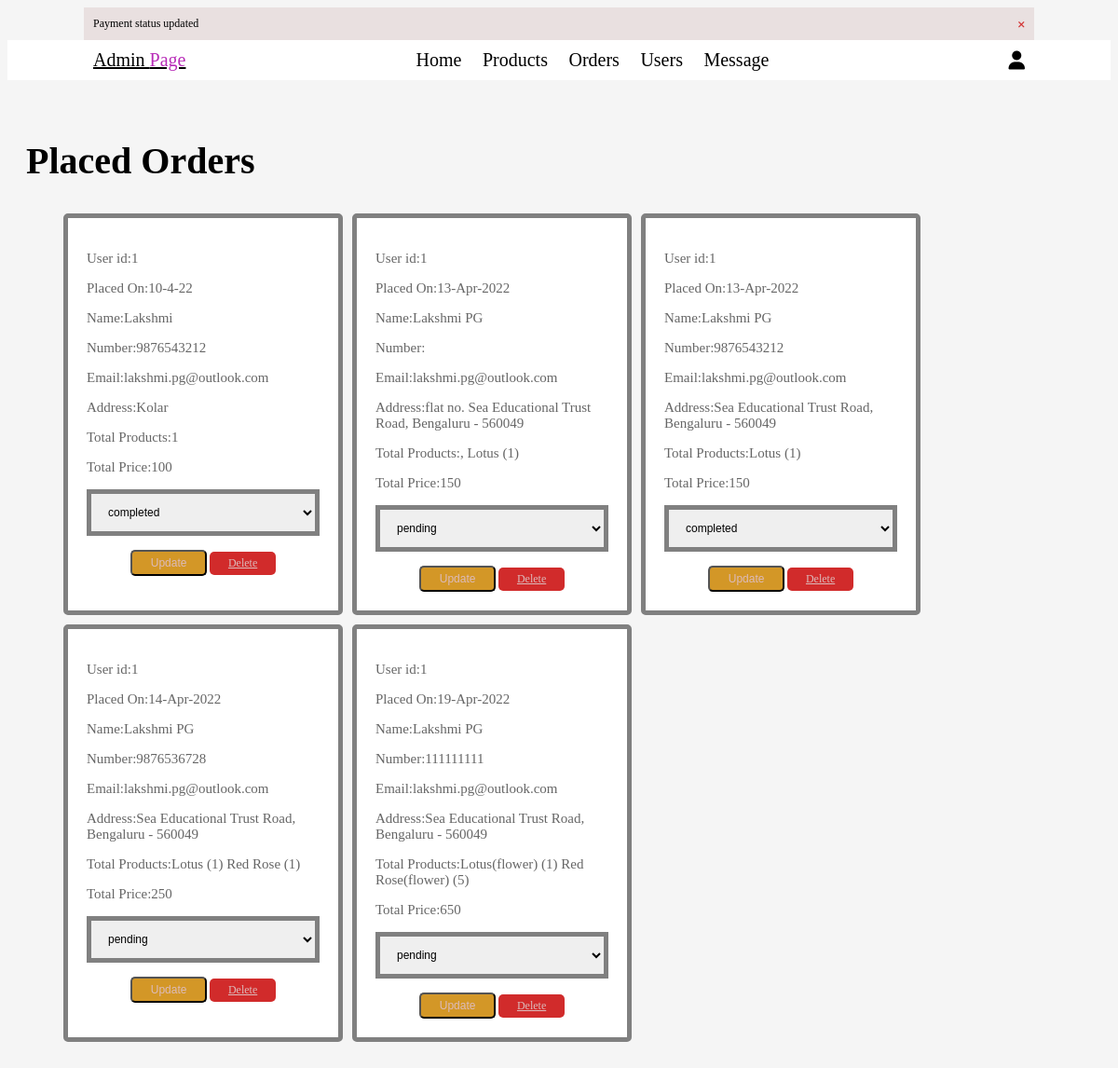
Page /orders.php (signed in) on the committed database.
### tables this page shows
CREATE TABLE `orders` (
  `id` int(11) NOT NULL,
  `user_id` varchar(255) NOT NULL,
  `name` varchar(255) NOT NULL,
  `number` varchar(255) NOT NULL,
  `email` varchar(255) NOT NULL,
  `address` varchar(255) NOT NULL,
  `total_products` varchar(255) NOT NULL,
  `total_price` varchar(255) NOT NULL,
  `placed_on` varchar(255) NOT NULL,
  `payment_status` varchar(255) NOT NULL DEFAULT 'pending'
);

### orders.php (the view, shortened to what this page needs)
<?php
include('config.php');
$admin_id=$_SESSION['admin_id'];
if(isset($admin_id)){
$order_id=$_POST['order_id'];
$update_payment=$_POST['update_payment'];
mysqli_query($conn, "update orders set payment_status='$update_payment' where id='$order_id'") or die('query failed');
}
?>
<!DOCTYPE html>
<html lang="en">
<head>
    <link rel="stylesheet" href="css/admin.css">
    <link rel="stylesheet" href="https://cdnjs.cloudflare.com/ajax/libs/font-awesome/6.1.1/css/all.min.css">
</head>
<body>
<?php include('admin_header.php');?>
<section class="placed-orders">
<h1 class="title">Placed Orders</h1>
<div class="box-container">
<?php
$select_orders=mysqli_query($conn,"select * from orders")or die('query failed');
if(mysqli_num_rows($select_orders)>0){
while($fetch_orders=mysqli_fetch_assoc($select_orders)){
?>
<div class="box">
<p>User id:<span><?php echo $fetch_orders['user_id'];?></span></p>
<p>Placed On:<span><?php echo $fetch_orders['placed_on'];?></span></p>
<p>Name:<span><?php echo $fetch_orders['name'];?></span></p>
<p>Number:<span><?php echo $fetch_orders['number'];?></span></p>
<p>Email:<span><?php echo $fetch_orders['email'];?></span></p>
<p>Address:<span><?php echo $fetch_orders['address'];?></span></p>
<p>Total Products:<span><?php echo $fetch_orders['total_products'];?></span></p>
<p>Total Price:<span><?php echo $fetch_orders['total_price'];?></span></p>
<form action="" method="POST">
<select name="update_payment">
<option disabled selected><?php echo $fetch_orders['payment_status'];?></option>
<option value="completed">completed</option>    </select>
<input type="submit" name="update_order" value="update" class="option-btn">
<a href="orders.php?delete=<?php echo $fetch_orders['id'];?>" class="delete-btn" onclick="return confirm('Delete order?');">Delete</a>
</form>
</div>
<?php
}
}else{
echo '<p class="empty">Orders Not Placed</p>';
}
?>
</div></section> <script src="js/admin.js"></script></body></html>

### css/admin.css (style rules this page uses)
html { font-size:62.5%; scroll-behavior: smooth; scroll-padding-top: 6rem; overflow-x: hidden; }
body { background:whitesmoke ; }
section { padding:3rem 2rem; }
.title { font-size: 4rem; }
.btn,.delete-btn,.option-btn { display: inline-block; border-radius:.5rem; margin-top:1rem; font-size:1.2rem; color:rgb(220, 187, 187); cursor:pointer; padding:.5rem 2rem; text-transform: capitalize; }
.delete-btn { background-color: rgb(209, 43, 43); }
.option-btn { background-color: rgb(211, 151, 39); }
.placed-orders .box-container { display: grid; grid-template-columns: repeat(auto-fit,30rem); gap:1rem; max-width: 1000px; justify-content:center; }
.placed-orders .box-container .box { padding:2rem; border:.5rem solid grey; background-color: white; box-shadow: #999; border-radius: .5rem; }
.placed-orders .box-container .box p { margin-bottom: 1rem; font-size: 1.5rem; color:#666; }
.placed-orders .box-container .box form { text-align: center; }
.placed-orders .box-container .box form select { width:100%; border:.5rem solid gray; padding:1.2rem 1.4rem; font-size: 1.2rem; color:black; border:.5rem solid gray; margin:.5rem 0; }

### rows in the picture
orders: user "1", placed_on "10-4-22", name "Lakshmi", number "9876543212", email "lakshmi.pg@outlook.com", address "Kolar", total_products "1", total_price "100", update_payment "completed"
orders: user "1", placed_on "13-Apr-2022", name "Lakshmi PG", email "lakshmi.pg@outlook.com", address "flat no. Sea Educational Trust Road, Bengaluru - 560049", total_products ", Lotus (1)", total_price "150", update_payment "pending"
orders: user "1", placed_on "13-Apr-2022", name "Lakshmi PG", number "9876543212", email "lakshmi.pg@outlook.com", address "Sea Educational Trust Road, Bengaluru - 560049", total_products "Lotus (1)", total_price "150", update_payment "completed"
orders: user "1", placed_on "14-Apr-2022", name "Lakshmi PG", number "9876536728", email "lakshmi.pg@outlook.com", address "Sea Educational Trust Road, Bengaluru - 560049", total_products "Lotus (1) Red Rose (1)", total_price "250", update_payment "pending"
orders: user "1", placed_on "19-Apr-2022", name "Lakshmi PG", number "111111111", email "lakshmi.pg@outlook.com", address "Sea Educational Trust Road, Bengaluru - 560049", total_products "Lotus(flower) (1) Red Rose(flower) (5)", total_price "650", update_payment "pending"

### other values in the picture
$message "Payment status updated"
